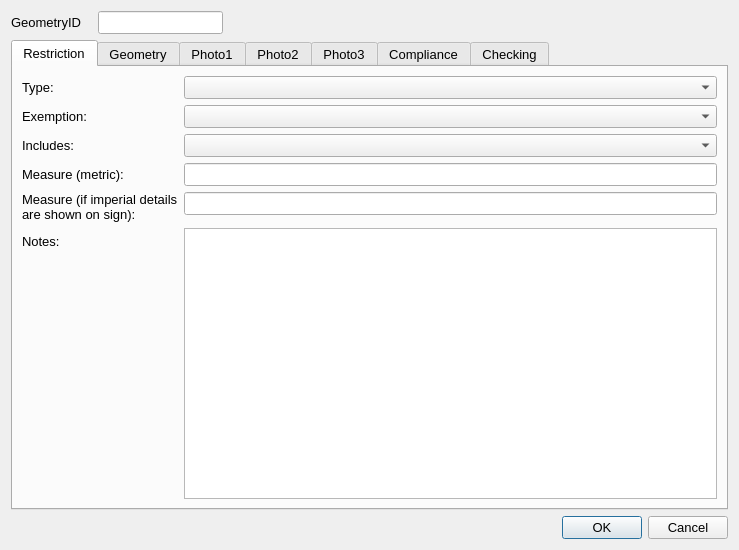
<?xml version="1.0" encoding="UTF-8"?>
<ui version="4.0">
 <class>Dialog</class>
 <widget class="QDialog" name="Dialog">
  <property name="geometry">
   <rect>
    <x>0</x>
    <y>0</y>
    <width>739</width>
    <height>550</height>
   </rect>
  </property>
  <property name="sizePolicy">
   <sizepolicy hsizetype="Fixed" vsizetype="Fixed">
    <horstretch>0</horstretch>
    <verstretch>0</verstretch>
   </sizepolicy>
  </property>
  <property name="maximumSize">
   <size>
    <width>750</width>
    <height>550</height>
   </size>
  </property>
  <property name="font">
   <font>
    <pointsize>10</pointsize>
   </font>
  </property>
  <property name="windowTitle">
   <string>Dialog</string>
  </property>
  <layout class="QGridLayout" name="gridLayout">
   <item row="2" column="2">
    <widget class="QDialogButtonBox" name="button_box">
     <property name="orientation">
      <enum>Qt::Horizontal</enum>
     </property>
     <property name="standardButtons">
      <set>QDialogButtonBox::Cancel|QDialogButtonBox::Ok</set>
     </property>
    </widget>
   </item>
   <item row="0" column="1">
    <widget class="QLineEdit" name="GeometryID">
     <property name="sizePolicy">
      <sizepolicy hsizetype="Preferred" vsizetype="Preferred">
       <horstretch>0</horstretch>
       <verstretch>0</verstretch>
      </sizepolicy>
     </property>
     <property name="font">
      <font>
       <pointsize>10</pointsize>
      </font>
     </property>
     <property name="inputMask">
      <string/>
     </property>
     <property name="readOnly">
      <bool>true</bool>
     </property>
     <property name="placeholderText">
      <string/>
     </property>
    </widget>
   </item>
   <item row="1" column="0" colspan="3">
    <widget class="QTabWidget" name="Details">
     <property name="sizePolicy">
      <sizepolicy hsizetype="Expanding" vsizetype="Expanding">
       <horstretch>0</horstretch>
       <verstretch>0</verstretch>
      </sizepolicy>
     </property>
     <property name="minimumSize">
      <size>
       <width>0</width>
       <height>0</height>
      </size>
     </property>
     <property name="font">
      <font>
       <pointsize>10</pointsize>
      </font>
     </property>
     <property name="cursor">
      <cursorShape>IBeamCursor</cursorShape>
     </property>
     <property name="mouseTracking">
      <bool>true</bool>
     </property>
     <property name="acceptDrops">
      <bool>true</bool>
     </property>
     <property name="currentIndex">
      <number>0</number>
     </property>
     <widget class="QWidget" name="RestrictionDetails">
      <property name="focusPolicy">
       <enum>Qt::NoFocus</enum>
      </property>
      <attribute name="title">
       <string>Restriction</string>
      </attribute>
      <layout class="QFormLayout" name="formLayout">
       <property name="fieldGrowthPolicy">
        <enum>QFormLayout::AllNonFixedFieldsGrow</enum>
       </property>
       <item row="2" column="0">
        <widget class="QLabel" name="label_7">
         <property name="text">
          <string>Type:</string>
         </property>
        </widget>
       </item>
       <item row="2" column="1">
        <widget class="QComboBox" name="restrictionType"/>
       </item>
       <item row="3" column="0">
        <widget class="QLabel" name="label_10">
         <property name="text">
          <string>Exemption:</string>
         </property>
        </widget>
       </item>
       <item row="3" column="1">
        <widget class="QComboBox" name="exemption"/>
       </item>
       <item row="4" column="0">
        <widget class="QLabel" name="label_11">
         <property name="text">
          <string>Includes:</string>
         </property>
        </widget>
       </item>
       <item row="4" column="1">
        <widget class="QComboBox" name="inclusion"/>
       </item>
       <item row="5" column="0">
        <widget class="QLabel" name="label_3">
         <property name="text">
          <string>Measure (metric):</string>
         </property>
        </widget>
       </item>
       <item row="5" column="1">
        <widget class="QLineEdit" name="measure"/>
       </item>
       <item row="6" column="0">
        <widget class="QLabel" name="label_12">
         <property name="text">
          <string>Measure (if imperial details are shown on sign):</string>
         </property>
         <property name="wordWrap">
          <bool>true</bool>
         </property>
        </widget>
       </item>
       <item row="6" column="1">
        <widget class="QLineEdit" name="measure2"/>
       </item>
       <item row="10" column="0">
        <widget class="QLabel" name="lbl_Notes">
         <property name="text">
          <string>Notes:</string>
         </property>
        </widget>
       </item>
       <item row="10" column="1">
        <widget class="QTextEdit" name="Notes"/>
       </item>
      </layout>
     </widget>
     <widget class="QWidget" name="Geometry">
      <attribute name="title">
       <string>Geometry</string>
      </attribute>
      <layout class="QFormLayout" name="formLayout_2">
       <property name="fieldGrowthPolicy">
        <enum>QFormLayout::AllNonFixedFieldsGrow</enum>
       </property>
       <item row="0" column="0">
        <widget class="QLabel" name="lbl_RoadName">
         <property name="minimumSize">
          <size>
           <width>90</width>
           <height>16</height>
          </size>
         </property>
         <property name="font">
          <font>
           <pointsize>10</pointsize>
          </font>
         </property>
         <property name="text">
          <string>Road Name:</string>
         </property>
        </widget>
       </item>
       <item row="0" column="1">
        <widget class="QLineEdit" name="RoadName"/>
       </item>
       <item row="1" column="0">
        <widget class="QLabel" name="lbl_USRN">
         <property name="minimumSize">
          <size>
           <width>90</width>
           <height>16</height>
          </size>
         </property>
         <property name="font">
          <font>
           <pointsize>10</pointsize>
          </font>
         </property>
         <property name="text">
          <string>USRN:</string>
         </property>
        </widget>
       </item>
       <item row="1" column="1">
        <widget class="QLineEdit" name="USRN"/>
       </item>
       <item row="3" column="1">
        <spacer name="verticalSpacer">
         <property name="orientation">
          <enum>Qt::Vertical</enum>
         </property>
         <property name="sizeHint" stdset="0">
          <size>
           <width>20</width>
           <height>40</height>
          </size>
         </property>
        </spacer>
       </item>
       <item row="4" column="0">
        <widget class="QLabel" name="label_8">
         <property name="text">
          <string>Last Update Date:</string>
         </property>
        </widget>
       </item>
       <item row="4" column="1">
        <widget class="QDateTimeEdit" name="LastUpdateDateTime">
         <property name="readOnly">
          <bool>true</bool>
         </property>
        </widget>
       </item>
       <item row="5" column="0">
        <widget class="QLabel" name="label_2">
         <property name="text">
          <string>Last Changed By:</string>
         </property>
        </widget>
       </item>
       <item row="5" column="1">
        <widget class="QLineEdit" name="LastUpdatePerson"/>
       </item>
       <item row="6" column="0">
        <widget class="QLabel" name="label_9">
         <property name="text">
          <string>RestrictionID:</string>
         </property>
        </widget>
       </item>
       <item row="6" column="1">
        <widget class="QLineEdit" name="RestrictionID"/>
       </item>
      </layout>
     </widget>
     <widget class="QWidget" name="PhotoTab_01">
      <attribute name="title">
       <string>Photo1</string>
      </attribute>
      <layout class="QGridLayout" name="gridLayout_2">
       <item row="1" column="0">
        <widget class="QPushButton" name="startCamera1">
         <property name="maximumSize">
          <size>
           <width>150</width>
           <height>16777215</height>
          </size>
         </property>
         <property name="text">
          <string>open Camera</string>
         </property>
         <property name="icon">
          <iconset>
           <normaloff>../../../../PC18-26 Carnegie Library Lambeth/Mapping/Templates/camara_foto.png</normaloff>../../../../PC18-26 Carnegie Library Lambeth/Mapping/Templates/camara_foto.png</iconset>
         </property>
         <property name="checkable">
          <bool>true</bool>
         </property>
         <property name="autoDefault">
          <bool>false</bool>
         </property>
         <property name="default">
          <bool>false</bool>
         </property>
        </widget>
       </item>
       <item row="1" column="2">
        <widget class="QPushButton" name="getPhoto1">
         <property name="maximumSize">
          <size>
           <width>150</width>
           <height>16777215</height>
          </size>
         </property>
         <property name="text">
          <string>take Photo</string>
         </property>
         <property name="icon">
          <iconset>
           <normaloff>../../../../PC18-26 Carnegie Library Lambeth/Mapping/Templates/take-photo-icon-21.jpg</normaloff>../../../../PC18-26 Carnegie Library Lambeth/Mapping/Templates/take-photo-icon-21.jpg</iconset>
         </property>
         <property name="checkable">
          <bool>false</bool>
         </property>
         <property name="autoDefault">
          <bool>false</bool>
         </property>
        </widget>
       </item>
       <item row="0" column="0">
        <widget class="QLabel" name="Photo_Widget_01">
         <property name="sizePolicy">
          <sizepolicy hsizetype="Fixed" vsizetype="Fixed">
           <horstretch>0</horstretch>
           <verstretch>0</verstretch>
          </sizepolicy>
         </property>
         <property name="maximumSize">
          <size>
           <width>640</width>
           <height>480</height>
          </size>
         </property>
         <property name="autoFillBackground">
          <bool>true</bool>
         </property>
         <property name="text">
          <string>No photo</string>
         </property>
        </widget>
       </item>
      </layout>
     </widget>
     <widget class="QWidget" name="PhotoTab_02">
      <attribute name="title">
       <string>Photo2</string>
      </attribute>
      <layout class="QGridLayout" name="gridLayout_4">
       <item row="0" column="0">
        <widget class="QLabel" name="Photo_Widget_02">
         <property name="sizePolicy">
          <sizepolicy hsizetype="Fixed" vsizetype="Fixed">
           <horstretch>0</horstretch>
           <verstretch>0</verstretch>
          </sizepolicy>
         </property>
         <property name="maximumSize">
          <size>
           <width>640</width>
           <height>480</height>
          </size>
         </property>
         <property name="autoFillBackground">
          <bool>true</bool>
         </property>
         <property name="text">
          <string>No photo</string>
         </property>
        </widget>
       </item>
       <item row="1" column="0">
        <widget class="QPushButton" name="startCamera2">
         <property name="maximumSize">
          <size>
           <width>150</width>
           <height>16777215</height>
          </size>
         </property>
         <property name="text">
          <string>open Camera</string>
         </property>
         <property name="icon">
          <iconset>
           <normaloff>../../../../PC18-26 Carnegie Library Lambeth/Mapping/Templates/camara_foto.png</normaloff>../../../../PC18-26 Carnegie Library Lambeth/Mapping/Templates/camara_foto.png</iconset>
         </property>
         <property name="checkable">
          <bool>true</bool>
         </property>
         <property name="autoDefault">
          <bool>false</bool>
         </property>
         <property name="default">
          <bool>false</bool>
         </property>
        </widget>
       </item>
       <item row="1" column="1">
        <widget class="QPushButton" name="getPhoto2">
         <property name="maximumSize">
          <size>
           <width>150</width>
           <height>16777215</height>
          </size>
         </property>
         <property name="text">
          <string>take Photo</string>
         </property>
         <property name="icon">
          <iconset>
           <normaloff>../../../../PC18-26 Carnegie Library Lambeth/Mapping/Templates/take-photo-icon-21.jpg</normaloff>../../../../PC18-26 Carnegie Library Lambeth/Mapping/Templates/take-photo-icon-21.jpg</iconset>
         </property>
         <property name="checkable">
          <bool>false</bool>
         </property>
         <property name="autoDefault">
          <bool>false</bool>
         </property>
        </widget>
       </item>
      </layout>
     </widget>
     <widget class="QWidget" name="PhotoTab_03">
      <attribute name="title">
       <string>Photo3</string>
      </attribute>
      <layout class="QGridLayout" name="gridLayout_3">
       <item row="0" column="0">
        <widget class="QLabel" name="Photo_Widget_03">
         <property name="autoFillBackground">
          <bool>true</bool>
         </property>
         <property name="text">
          <string>No photo</string>
         </property>
        </widget>
       </item>
       <item row="1" column="2">
        <widget class="QPushButton" name="getPhoto3">
         <property name="maximumSize">
          <size>
           <width>150</width>
           <height>16777215</height>
          </size>
         </property>
         <property name="text">
          <string>take Photo</string>
         </property>
         <property name="icon">
          <iconset>
           <normaloff>../../../../PC18-26 Carnegie Library Lambeth/Mapping/Templates/take-photo-icon-21.jpg</normaloff>../../../../PC18-26 Carnegie Library Lambeth/Mapping/Templates/take-photo-icon-21.jpg</iconset>
         </property>
         <property name="checkable">
          <bool>false</bool>
         </property>
         <property name="autoDefault">
          <bool>false</bool>
         </property>
        </widget>
       </item>
       <item row="1" column="0">
        <widget class="QPushButton" name="startCamera3">
         <property name="maximumSize">
          <size>
           <width>150</width>
           <height>16777215</height>
          </size>
         </property>
         <property name="text">
          <string>open Camera</string>
         </property>
         <property name="icon">
          <iconset>
           <normaloff>../../../../PC18-26 Carnegie Library Lambeth/Mapping/Templates/camara_foto.png</normaloff>../../../../PC18-26 Carnegie Library Lambeth/Mapping/Templates/camara_foto.png</iconset>
         </property>
         <property name="checkable">
          <bool>true</bool>
         </property>
         <property name="autoDefault">
          <bool>false</bool>
         </property>
         <property name="default">
          <bool>false</bool>
         </property>
        </widget>
       </item>
      </layout>
     </widget>
     <widget class="QWidget" name="tab">
      <attribute name="title">
       <string>Compliance</string>
      </attribute>
      <widget class="QWidget" name="layoutWidget">
       <property name="geometry">
        <rect>
         <x>9</x>
         <y>3</y>
         <width>701</width>
         <height>381</height>
        </rect>
       </property>
       <layout class="QGridLayout" name="gridLayout_5">
        <item row="0" column="0">
         <widget class="QLabel" name="label_14">
          <property name="text">
           <string>Restriction-&gt;Sign:</string>
          </property>
         </widget>
        </item>
        <item row="0" column="1">
         <widget class="QComboBox" name="ComplianceRestrictionSignIssue"/>
        </item>
        <item row="1" column="1">
         <widget class="QTextEdit" name="ComplianceNotes"/>
        </item>
        <item row="1" column="0">
         <widget class="QLabel" name="label_15">
          <property name="text">
           <string>Compliance notes:</string>
          </property>
         </widget>
        </item>
       </layout>
      </widget>
     </widget>
     <widget class="QWidget" name="checkingTab">
      <attribute name="title">
       <string>Checking</string>
      </attribute>
      <layout class="QFormLayout" name="formLayout_3">
       <item row="1" column="0">
        <widget class="QLabel" name="label_4">
         <property name="text">
          <string>Check Notes:</string>
         </property>
        </widget>
       </item>
       <item row="1" column="1">
        <widget class="QTextEdit" name="MHTC_CheckNotes"/>
       </item>
       <item row="0" column="0">
        <widget class="QLabel" name="label_5">
         <property name="text">
          <string>Check issue type:</string>
         </property>
        </widget>
       </item>
       <item row="0" column="1">
        <widget class="QComboBox" name="MHTC_CheckIssueTypeID"/>
       </item>
       <item row="3" column="0">
        <widget class="QCheckBox" name="FieldCheckCompleted">
         <property name="text">
          <string>Field check completed</string>
         </property>
        </widget>
       </item>
       <item row="2" column="0">
        <spacer name="verticalSpacer_2">
         <property name="orientation">
          <enum>Qt::Vertical</enum>
         </property>
         <property name="sizeHint" stdset="0">
          <size>
           <width>20</width>
           <height>20</height>
          </size>
         </property>
        </spacer>
       </item>
       <item row="7" column="0">
        <widget class="QLabel" name="label_16">
         <property name="text">
          <string>Checked by:</string>
         </property>
        </widget>
       </item>
       <item row="5" column="0">
        <spacer name="verticalSpacer_3">
         <property name="orientation">
          <enum>Qt::Vertical</enum>
         </property>
         <property name="sizeHint" stdset="0">
          <size>
           <width>20</width>
           <height>10</height>
          </size>
         </property>
        </spacer>
       </item>
       <item row="7" column="1">
        <widget class="QLineEdit" name="Last_MHTC_Check_UpdatePerson"/>
       </item>
       <item row="8" column="0">
        <widget class="QLabel" name="label_17">
         <property name="text">
          <string>Check date:</string>
         </property>
        </widget>
       </item>
       <item row="8" column="1">
        <widget class="QDateTimeEdit" name="Last_MHTC_Check_UpdateDateTime"/>
       </item>
      </layout>
     </widget>
    </widget>
   </item>
   <item row="0" column="0">
    <widget class="QLabel" name="label">
     <property name="minimumSize">
      <size>
       <width>81</width>
       <height>16</height>
      </size>
     </property>
     <property name="font">
      <font>
       <pointsize>10</pointsize>
      </font>
     </property>
     <property name="text">
      <string>GeometryID</string>
     </property>
    </widget>
   </item>
  </layout>
 </widget>
 <resources/>
 <connections>
  <connection>
   <sender>button_box</sender>
   <signal>accepted()</signal>
   <receiver>Dialog</receiver>
   <slot>accept()</slot>
   <hints>
    <hint type="sourcelabel">
     <x>248</x>
     <y>254</y>
    </hint>
    <hint type="destinationlabel">
     <x>157</x>
     <y>274</y>
    </hint>
   </hints>
  </connection>
  <connection>
   <sender>button_box</sender>
   <signal>rejected()</signal>
   <receiver>Dialog</receiver>
   <slot>reject()</slot>
   <hints>
    <hint type="sourcelabel">
     <x>316</x>
     <y>260</y>
    </hint>
    <hint type="destinationlabel">
     <x>286</x>
     <y>274</y>
    </hint>
   </hints>
  </connection>
 </connections>
</ui>
